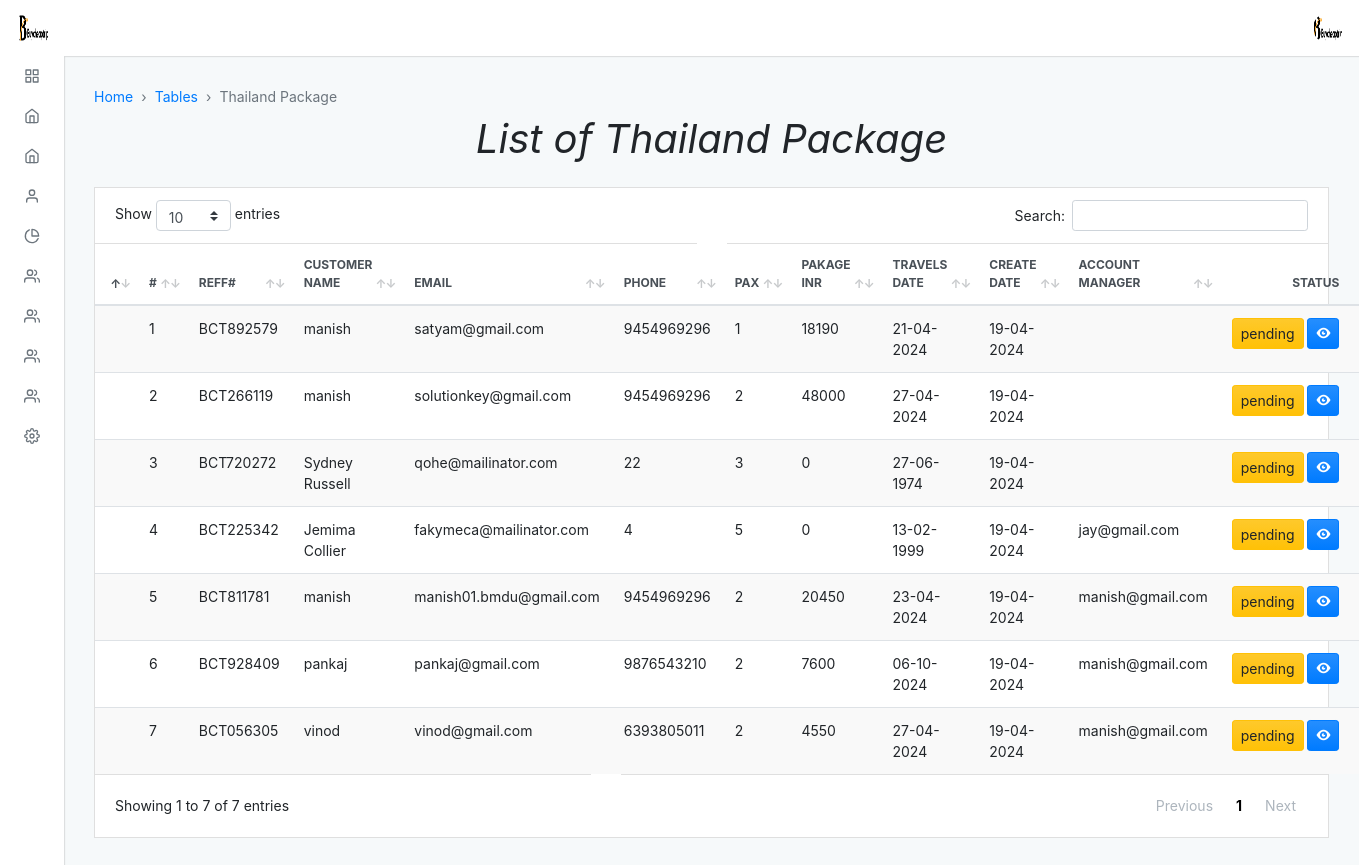
Page /admin/default/thailand_package.php (signed in) on the earlier database version.
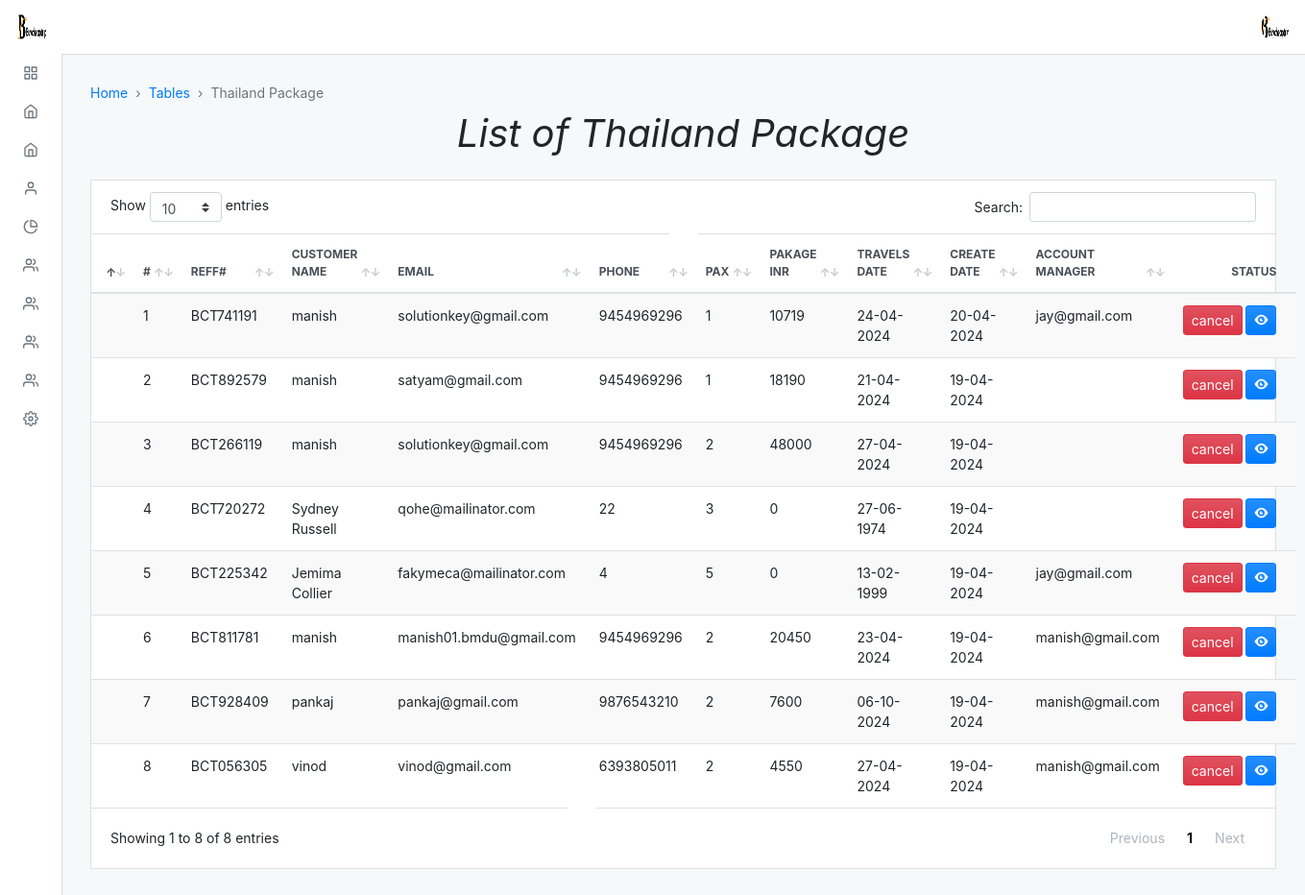
Same page on the later database version.
### tables this page shows
CREATE TABLE `thailand_customers` (
  `cust_id` int(11) NOT NULL,
  `customer_name` varchar(150) NOT NULL,
  `reff_id` varchar(10) NOT NULL,
  `email` varchar(75) NOT NULL,
  `phone` varchar(15) NOT NULL,
  `pax` int(20) NOT NULL,
  `package_inr` double NOT NULL,
  `persion_inr` double NOT NULL,
  `travel_date` varchar(50) NOT NULL,
  `create_date` date NOT NULL DEFAULT current_timestamp(),
  `status` enum('pending','cancel','confirm','') NOT NULL DEFAULT 'pending',
  `account_id` varchar(255) NOT NULL
);

### admin/default/thailand_package.php (the view, shortened to what this page needs)
<?php
include "../../connection.php";
?>
<?php $page = "customer";
include("./incluede/header.php") ?>
<div class="adminx-content">
  <div class="adminx-main-content">
    <div class="container-fluid">
      <nav aria-label="breadcrumb" role="navigation">
        <ol class="breadcrumb adminx-page-breadcrumb">
          <li class="breadcrumb-item"><a href="#">Home</a></li>
          <li class="breadcrumb-item"><a href="#">Tables</a></li>
          <li class="breadcrumb-item active  aria-current=" page">Thailand Package</li>
        </ol>
      </nav>
      <div class="pb-3">
        <h1><b><i>List of Thailand Package </i></b></h1>
      </div>
      <div class="row">
        <div class="col">
          <div class="card mb-grid">
            <div class="table-responsive-md">
              <table class="table table-actions table-striped table-hover mb-0" data-table>
                <thead>
                  <tr>
                    <th scope="col">
                    </th>
                    <th scope="col">#</th>
                    <th scope="col">Reff#</th>
                    <th scope="col">Customer Name</th>
                    <th scope="col">Email</th>
                    <th scope="col">Phone</th>
                    <th scope="col">PAX</th>
                    <th scope="col">Pakage INR</th>
                    <th scope="col">Travels Date</th>
                    <th scope="col">Create Date</th>
                    <th scope="col">Account Manager</th>
                    <th scope="col">Status</th>
                  </tr>
                </thead>
                <tbody>
                  <?php
                  $query = "SELECT * FROM `thailand_customers` ORDER BY create_date DESC";
                  $res = mysqli_query($conn, $query);
                  $a = 1;
                  while ($row = mysqli_fetch_assoc($res)) {
                  ?>
                    <tr>
                      <th scope="row">
                        <label class="custom-control custom-checkbox m-0 p-0">
                        </label>
                      </th>
                      <td><?PHP echo $a ?></td>
                      <td><?php echo $row['reff_id'] ?></td>
                      <td><?php echo $row['customer_name'] ?></td>
                      <td><?php echo $row['email'] ?></td>
                      <td><?php echo $row['phone'] ?></td>
                      <td><?php echo $row['pax'] ?></td>
                      <td><?php echo $row['package_inr'] ?></td>
                      <td><?php echo date('d-m-Y', strtotime($row['travel_date'])); ?></td>
                      <td><?php echo date('d-m-Y', strtotime($row['create_date'])); ?></td>
                      <td><?php echo $row['account_id'] ?></td>
                      <td>
                        <div class="dropdown">
                          <?php if ($row['status'] == 'pending') { ?>
                            <button class="btn btn-sm btn-warning" type="button" id="statusDropdown<?php echo $row['cust_id']; ?>" data-toggle="dropdown" aria-haspopup="true" aria-expanded="false">
                              <?php echo $row['status']; ?>
                            </button>
                          <?php } else if ($row['status'] == 'confirm') { ?>
                            <button class="btn btn-sm btn-success" type="button" id="statusDropdown<?php echo $row['cust_id']; ?>" data-toggle="dropdown" aria-haspopup="true" aria-expanded="false">
                              <?php echo $row['status']; ?>
                            </button>
                          <?php } else { ?>
                            <button class="btn btn-sm btn-danger" type="button" id="statusDropdown<?php echo $row['cust_id']; ?>" data-toggle="dropdown" aria-haspopup="true" aria-expanded="false">
                              <?php echo $row['status']; ?>
                            </button>
                          <?php } ?>
                          <a href="thailand_package_details?reff_id=<?php echo $row['reff_id']; ?>" class="text-white btn btn-sm btn-primary">
                          <span class="oi oi-eye"></span>
                          </a>
                        </div>
                      </td>
                    </tr>
                  <?php
                    ++$a;
                  }
                  ?>
                </tbody>
              </table>
            </div>
          </div>
        </div>
      </div>
    </div>
  </div>
</div>
</div>
</body>
</html>

### admin/default/incluede/header.php (shortened to what this page needs)
<!DOCTYPE html>
<html lang="en">
<head>
  <link rel="stylesheet" type="text/css" href="./dist/css/adminx.css" media="screen" />
</head>
<body class=" virat">
  <div class="adminx-container">
    <?php
    $query = "select * from admin_login";
    $result = mysqli_query($conn, $query);
    while ($row = mysqli_fetch_assoc($result)) {
    ?>
      <nav class="navbar navbar-expand justify-content-between fixed-top virat_1">
        <a class="navbar-brand mb-0 h1 d-none d-md-block" href="admin">
          <img src="../upload/<?php echo $row['image']; ?>" class="navbar-brand-image d-inline-block align-top mr-2" class="circle" alt="">
        </a>
        <ul class="navbar-nav d-flex justify-content-end mr-2">
          <li class="nav-item dropdown">
            <a class="nav-link avatar-with-name" id="navbarDropdownMenuLink" data-toggle="dropdown" href="#">
              <img src="../upload/<?php echo $row['image']; ?>" class="d-inline-block align-top" class="rounded" alt="">
            </a>
          </li>
        </ul>
      <?php
    }
      ?>
      </nav>
      <div class="adminx-sidebar expand-hover push">
        <ul class="sidebar-nav">
          <li class="sidebar-nav-item">
            <a href="admin" class="sidebar-nav-link <?php if ($page == 'home') {
                                                      echo 'active';
                                                    } ?>">
              <span class="sidebar-nav-icon">
                <i data-feather="grid"></i>
              </span>
            </a>
          </li>
          <li class="sidebar-nav-item">
            <a class="sidebar-nav-link <?php if ($page == 'thailand') {
                                          echo 'active';
                                        } ?> collapsed" data-toggle="collapse" href="#examplepackage" aria-expanded="false" aria-controls="examplepackage">
              <span class="sidebar-nav-icon">
                <i data-feather="home"></i>
              </span>
            </a>
          </li>
          <li class="sidebar-nav-item">
            <a class="sidebar-nav-link <?php if ($page == 'slider') {
                                          echo 'active';
                                        } ?> collapsed" data-toggle="collapse" href="#example" aria-expanded="false" aria-controls="example">
              <span class="sidebar-nav-icon">
                <i data-feather="home"></i>
              </span>
            </a>
          </li>
          <li class="sidebar-nav-item">
            <a class=" sidebar-nav-link <?php if ($page == 'about') {
                                          echo 'active';
                                        } ?> collapsed" data-toggle="collapse" href="#exampl_a" aria-expanded="false" aria-controls="exampl_a">
              <span class="sidebar-nav-icon">
                <i data-feather="user"></i>
              </span>
            </a>
          </li>
          <li class="sidebar-nav-item">
            <a class=" sidebar-nav-link <?php if ($page == 'our') {
                                          echo 'active';
                                        } ?> collapsed" data-toggle="collapse" href="#examp" aria-expanded="false" aria-controls="examp">
              <span class="sidebar-nav-icon">
                <i data-feather="pie-chart"></i>
              </span>
            </a>
          </li>
          <li class="sidebar-nav-item">
            <a class=" sidebar-nav-link <?php if ($page == 'transport') {
                                          echo 'active';
                                        } ?> collapsed" data-toggle="collapse" href="#exa_team" aria-expanded="false" aria-controls="exa_team">
              <span class="sidebar-nav-icon">
                <i data-feather="users"></i>
              </span>
            </a>
          </li>
          <li class="sidebar-nav-item">
            <a class=" sidebar-nav-link <?php if ($page == 'transport') {
                                          echo 'active';
                                        } ?> collapsed" data-toggle="collapse" href="#exa_team89" aria-expanded="false" aria-controls="exa_team89">
              <span class="sidebar-nav-icon">
                <i data-feather="users"></i>
              </span>
            </a>
          </li>
          <li class="sidebar-nav-item">
            <a class=" sidebar-nav-link <?php if ($page == 'transport') {
                                          echo 'active';
                                        } ?> collapsed" data-toggle="collapse" href="#exa_team99" aria-expanded="false" aria-controls="exa_team99">
              <span class="sidebar-nav-icon">
                <i data-feather="users"></i>
              </span>
            </a>
          </li>
          <li class="sidebar-nav-item">
            <a class=" sidebar-nav-link <?php if ($page == 'users') {
                                          echo 'active';
                                        } ?> collapsed" data-toggle="collapse" href="#exa_team98" aria-expanded="false" aria-controls="exa_team98">
              <span class="sidebar-nav-icon">
                <i data-feather="users"></i>
              </span>
            </a>
          </li>
          <li class="sidebar-nav-item">
            <a class=" sidebar-nav-link <?php if ($page == 'setting') {
                                          echo 'active';
                                        } ?> collapsed" data-toggle="collapse" href="#ex" aria-expanded="false" aria-controls="ex">
              <span class="sidebar-nav-icon">
                <i data-feather="settings"></i>
              </span>
            </a>
      </div>

### admin/default/incluede/header.php (style rules this page uses)
.pb-3 { text-align: center; }

Differences in the rows shown:
added thailand_customers: reff "BCT741191", customer_name "manish", email "solutionkey@gmail.com", phone "9454969296", pax "1", package_inr "10719", travel_date "24-04-2024", create_date "20-04-2024", account "jay@gmail.com", status "cancel"
changed thailand_customers "BCT892579": status "pending" → "cancel"
changed thailand_customers "BCT266119": status "pending" → "cancel"
changed thailand_customers "BCT720272": status "pending" → "cancel"
changed thailand_customers "BCT225342": status "pending" → "cancel"
changed thailand_customers "BCT811781": status "pending" → "cancel"
changed thailand_customers "BCT928409": status "pending" → "cancel"
changed thailand_customers "BCT056305": status "pending" → "cancel"
Other differences:
text written by a page script: "Show entries Search: Showing 1 to 7 of 7 entries Previous 1 Next" → "Show entries Search: Showing 1 to 8 of 8 entries Previous 1 Next"
